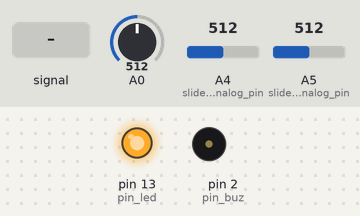
The sketch below on a simulated Arduino Uno, built with avr-gcc and run on an emulated ATmega328P. On the bench: output pins drawn as LEDs (lit = HIGH), buzzer (waves = sounding). The test bench sets the inputs (shaded band); at power-on: A0 = 512, A4 (slider2_analog_pin) = 512, A5 (slider3_analog_pin) = 512. What the sketch prints to the serial monitor is not drawn.

Above: at 1.2 s.
1.3 s: A0 fed a 200 Hz sine of ±81 counts around its level
At 3.9 s:
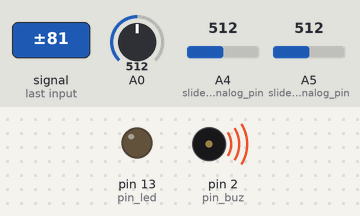
4.3 s: A0 set to 716
At 4.7 s:
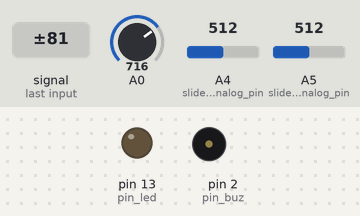
5.8 s: A0 set to 547
7.3 s: A0 set to 528
At 8.5 s:
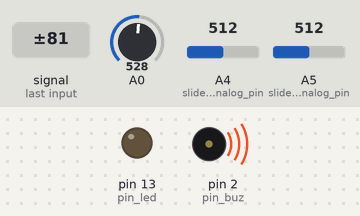
8.8 s: A0 set to 306
At 9.2 s:
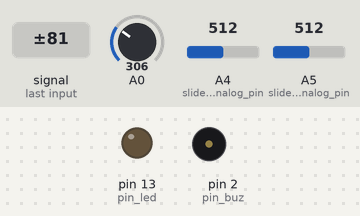
Timing chart, 0 to 11.8 s (numbered marks = the images above; inputs shaded):
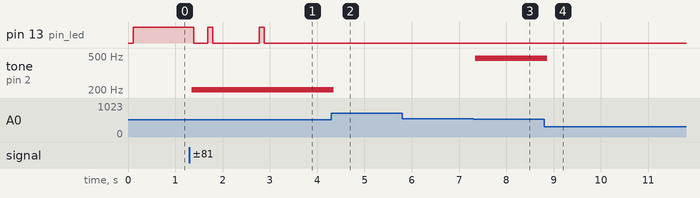

Measured:
- the behaviour switches between 529 and 528 on A0 (found by bisection; images 2 and 3)
- after the input at 1.3 s, pin 13 (pin_led): goes LOW 0.30 s, HIGH 0.10 s, LOW 0.99 s, HIGH 0.10 s, then LOW, starting after 0.09 s; tone on pin 2 (pin_buz): silent → 202 Hz after 0.05 s
- after the input at 4.3 s, pin 13 (pin_led): stays LOW (without the input it goes to HIGH after 1.1 s); tone on pin 2 (pin_buz): 202 Hz → silent after 0.05 s
- after the input at 5.8 s, every drawn part: stays the same
- after the input at 7.3 s, tone on pin 2 (pin_buz): silent → 469 Hz after 0.05 s
- after the input at 8.8 s, tone on pin 2 (pin_buz): 469 Hz → silent after 0.07 s

The sketch:

01_drum_processor_sliders_diff_1V.ino
```cpp
/* Endless Drums Processor converts input sound
  from drum machine to 1 bit using two sliders, with 1V ADC ARef.
  In this version I increased sensitivity by 5 times using ARef 1.1V (instead default 5V) for ADC.

  Program gets sound from A0 and immediately outputs it to audio output(pin 2) with diffusion.
  Controller: Arduino Uno or Nano

  ----------------------------------------
  Adjustment before playing
  ----------------------------------------
  - Built-in LED lighing when zero-level is achieved, so helping adjust trimming resistor without computer.
  So, before start playing, adjust resistor in silence to achieve LED flashing. It means zero level it tuned correctly.

  ----------------------------------------
  Connection
  ----------------------------------------
  Audio input
  1) Guitar pickup:
  connect it to Gnd, 5V, and output signal connect to A0.

  2) Trimmer resistor 10 kOhm for pulling-up Guitar input to A0 = 512 in silence:
  Note, that pickup gives -0.1V..0.1V,
  so to digitize signal carefully we need to pull up it to 0..1.1V range for A0.
  As a solution, I use compact 10KOm trimmer resistor,
  connect left and right pins to Gnd, 5V, and output to A0 too.
  Next, I adjust trimmer resistor to obtain value A0 = 512 when pickup is in a silence.
  To see it, send "1" to Arduino using Arduino IDE'a Monitor Port to enable debug print mode.

  3) Trimmer resistor 10 kOhm for decreasing power to sliders.
  It's inputs connected to pins 5 (Gnd) and 6 (5V)

  Audio output
  3) Audio output to mini-jack (or buzzer). If you have no slider for volume control,
  connect audio output directly to pin 2 and Gnd.
  If you have slider for volume control (I potentiometer 10 kOhm) , connect Gnd and pin 2 to slider's inputs,
  then connect minijack (buzzer) slider's output and Gnd.

  4) Sliders - in this sketch used two sliders (I mean potentiometers 10kOhm) for controlling sound parameters.
  Also you need trimmer resistor 10 kOhm.
  From Arduino we will use output power: pin 5 (Gnd) and pin 6 (5V).

  The final goal is to connect:
  A4 - sample rate
  A5 - diffusion

  //Note: nonlinearity - slider slows start TODO linearize sliders values


  Connect both sliders and trimmer resistor's inputs to pin 5 (Gnd).
  Connect trimmer's resistor second input to pin 6 (5V).
  The output of trimmer's resistor connect to second input of sliders.
  Finally, connect sliders outputs to A4 and A5.
  The trimmer resostor is reqired because in this sketch we are using Aref 1.1V for Arduino analog inputs,
  so without trimming sliders output value 1023 in the middle of slider's position.
  Using trimmer resistor allows to adjust power to slider.
  So after start sketch, send in Monitor Port "1" to start debug print, and adjust resistor to obtain sliders going to 1023 only at final position.
  (Remark: using trimmer resistor instead fixed resistor is because it's flexible to adjust for different number of sliders and various Aref.)

  ----------------------------------------
  Programming details
  ----------------------------------------
  By default Arduino ADC works on 8Khz - ok for us.
  But can speedup:
  https://www.instructables.com/Make-Your-Own-Spy-Bug-Arduino-Voice-Recorder/
  Recorder:
  https://github.com/TMRh20/TMRpcm
  http://microsin.net/programming/avr/real-time-digital-audio-processing-using-arduino.html

*/

const byte pin_buz = 2; //Audio output pin
const byte pin_led = 13;  //Built-in led pin

//slider1 affects volume output directly, without arduino
const byte slider2_analog_pin = A4;   //sample rate
const byte slider3_analog_pin = A5;   //pwm

const unsigned int analog_min = 20;     //it's appears minimal value is 20, not 0 in the current setup
const unsigned int analog_max = 1023;

int debug = 0;    //control from keyboard to begin debugging

//--------------------------------------------------------------
void setup() {
  Serial.begin(500000);
  Serial.println("Endless Drum Processor with sliders improved sensitivity and diffusion, v. 1.1 for Arduino Uno, Nano");
  Serial.println("Program gets sound from A0 and immediately outputs");
  Serial.println("it to pin 2 using diffusion.");
  Serial.println("slider 1 - between pin2 and audio output, slider 2 - A4, slider 3 - A5.");
  Serial.println("Note: please adjust trimmer resistor 10KOhm to move silence audio level 512 on A0 in debug print mode.");
  Serial.println("You can do it without computer - see built-in LED, it lighing when zero-level is achieved.");

  //will be computed
  //Serial.print("Audio sample rate: "); Serial.println(audio_sample_rate);

  pinMode(pin_buz, OUTPUT); //activate audio output

  pinMode(pin_led, OUTPUT); //activate led


  //ARef - set to 1.1V, for increasing sensitivity
  analogReference(INTERNAL);
}


//--------------------------------------------------------------
//Utils
int clampi(int i, int a, int b) {
  if (i < a) return a;
  if (i > b) return b;
  return i;
}

int mapi_clamp(int i, int a, int b, int A, int B) {
  return clampi(map(i, a, b, A, B), A, B);
}


//--------------------------------------------------------------
//Constants
const int audio_delay_mcs0 = 0;
const int audio_delay_mcs1 = 500;//400;
const int audio_thresh_slider0 = 512;
const int audio_thresh_slider1 = 512 + 40;
const int audio_thresh_hyster = 2;

//Sound parameters
int audio_delay_mcs = 10;   //delay in sound loop

//zero value range for adjusting trimming resistor - inside range the led is lighting
const int audio_thresh_adj0 = 512 - 5;
const int audio_thresh_adj1 = 512 + 5;


int audio_thresh0 = 512;     //two thresholds for hysteresis (stability)
int audio_thresh1 = audio_thresh0 + audio_thresh_hyster;

int audio_diff_step = 90;  //127

const int audio_diffusion0 = 0;
const int audio_diffusion1 = 256;
int audio_diff_keep = 16; //64; //decaying diffusion 0..256, 0 - no diffusion, 256 - keep all diffusion
const int diff_keep_denom = 256;

int thresh_sound = 20;

int audio_input_ = 0;
int sound_value = 0;


int loops_ = 1000;

//--------------------------------------------------------------
inline void control_step() {
  if (Serial.available() > 0) { //we expect only "1" rare to on/off debugging
    int key = Serial.read();
    if (key == '1') {
      debug = 1 - debug;
      Serial.print("Debug "); Serial.println(debug);
    }
  }

  //TODO make each step at separate loop to minimize delay
  int slider2 = analogRead(slider2_analog_pin);  //0..1023
  int slider3 = analogRead(slider3_analog_pin);  //0..1023

  audio_delay_mcs = mapi_clamp(slider2, analog_min, analog_max, audio_delay_mcs0, audio_delay_mcs1);
  //audio_thresh0 = mapi_clamp(slider3, analog_min, analog_max, audio_thresh_slider1, audio_thresh_slider0); //reverted range
  //audio_thresh1 = audio_thresh0 + audio_thresh_hyster;

  audio_diff_keep = mapi_clamp(slider3, analog_min, analog_max, audio_diffusion0, audio_diffusion1);

  //lighting LED if audio inside adjusting range - helping for adjusting trimming resistor
  if (audio_input_ >= audio_thresh_adj0 && audio_input_ <= audio_thresh_adj1) {
    digitalWrite(pin_led, HIGH);
  }
  else {
    digitalWrite(pin_led, LOW);
  }

  //debug print
  if (debug) {
    //use audio input for setting up trimmer resistor so it print 512
    Serial.print("audio input "); Serial.print(audio_input_);
    Serial.print("  audio loops "); Serial.print(loops_);
    Serial.print("  sliders "); Serial.print(slider2);
    Serial.print(","); Serial.print(slider3);
    Serial.print("  audio_delay_mcs "); Serial.print(audio_delay_mcs);
    Serial.print("  audio_thresh "); Serial.print(audio_thresh0);
    Serial.print("  audio_diff "); Serial.print(audio_diff_keep);

    Serial.println();
  }
}


//--------------------------------------------------------------
void loop() {

  //run control step
  control_step();

  //run audio loop
  loops_ = map(audio_delay_mcs, audio_delay_mcs0, audio_delay_mcs1, 500, 40); //1000, 10);
  //NOTE - this simple formula gives good sound but in the middle part of slider 2 it freezes a control rate a bit

  //this algorithm more precise, but sounding not so good:

  //long int freq = (1000000 / (audio_delay_mcs + 100));
  //Serial.println(freq);
  //loops_ = map(freq, 9000, 200, 1000, 30); //TODO make as params and tune. I see debug speed to tune
  //loops_ = constrain(loops_, 30, 1000);

  unsigned long time0 = micros();
  for (int i = 0; i < loops_; i++) {
    //decay accumulated diffusion, because in opposite case zero values will give constant high-tone
    sound_value = (sound_value * audio_diff_keep) >> 8;    // >> 8 means / diff_keep_denom //sound_value >> 2;

    //get sample
    audio_input_ = analogRead(A0);

    //output
    //two thresholds for hysteresis (stability)
    if (audio_input_ >= audio_thresh1) sound_value += (audio_input_ - audio_thresh1);
    else {
      if (audio_input_ <= audio_thresh0) sound_value += (audio_input_ - audio_thresh0);
    }

    //audio output
    if (sound_value >= thresh_sound) {
      digitalWrite(pin_buz, HIGH);    //buzzer ON
      sound_value -= audio_diff_step;       //diffusion propagation
    }
    else {
      if (sound_value <= -thresh_sound) {
        digitalWrite(pin_buz, LOW);    //buzzer OFF
        sound_value += audio_diff_step;       //diffusion propagation
      }
    }

    //delay
    delayMicroseconds(audio_delay_mcs);
  }

  //estimate sample rate, runs once
  static byte was_measured = 0;
  if (!was_measured) {
    was_measured = 1;
    unsigned long delta = micros() - time0;
    long int audio_sample_rate = 1000000.0 * loops_ / delta;
    Serial.print("Computed audio sample rate: "); Serial.println(audio_sample_rate);
  }

}
//--------------------------------------------------------------
```
